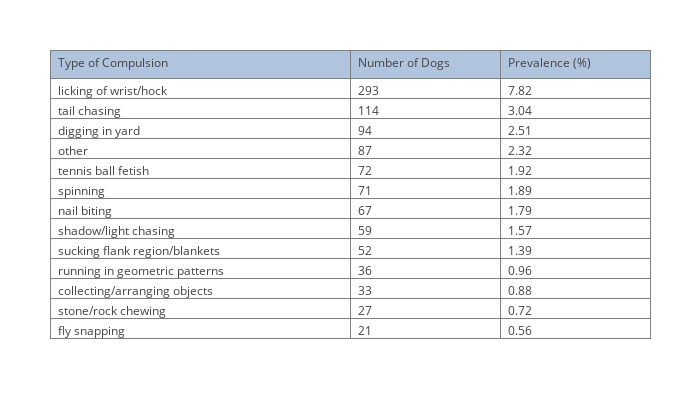

The notebook cell saved with this chart:
### Markdown cell above
### Compulsion

### Code cell
# Create the necessary dataframe.
fields = ('q05_main_1, q05_main_2, q05_main_3, q05_main_4, q05_main_5, q05_main_6, '
          'q05_main_7, q05_main_8, q05_main_9, q05_main_10, q05_main_11, q05_main_12, '
          'q05_main_13')
labels = ['spinning', 'tail chasing', 'shadow/light chasing', 'running in geometric patterns', 
          'licking of wrist/hock', 'fly snapping', 'sucking flank region/blankets',
          'tennis ball fetish', 'collecting/arranging objects', 'nail biting',
          'digging in yard', 'stone/rock chewing', 'other']
df = createDataFrame(DOG_TABLE, fields, labels, filtered=True)

# Get individual behavior problem counts and display as a table.
sums = df.sum()
sums = sums.sort_values(ascending=False)

# Calculate the prevalence of each behavior problem.
prevalence_cal = lambda x: (x / total_dogs) * 100
prevalences = sums.apply(prevalence_cal)

# Get individual behavior problem counts and display as a table.
trace = go.Table(
    columnwidth = [200, 100, 100],
    header=dict(values=['Type of Compulsion', 'Number of Dogs', 'Prevalence (%)'],
                fill = dict(color='#B0C4DE'),
                align = ['left'] * 5),
    cells=dict(values=[sums.index.values, sums.values, prevalences.values],
               align = ['left'] * 5,
               format = [None, 'd', '.2f']))
data = [trace] 
layout = go.Layout(width=700, height=400, margin=go.Margin(l=50, r=50, b=50, t=50, pad=4))
fig = dict(data=data, layout=layout)
py.iplot(fig)

### Figure 1 — Plotly figure (JSON) as saved in the notebook; plotly's stock layout.template omitted (floating-point values rounded to 4 significant figures)
{"data": [{"cells": {"align": ["left", "left", "left", "left", "left"], "format": [null, "d", ".2f"], "values": [["licking of wrist/hock", "tail chasing", "digging in yard", "other", "tennis ball fetish", "spinning", "nail biting", "shadow/light chasing", "sucking flank region/blankets", "running in geometric patterns", "collecting/arranging objects", "stone/rock chewing", "fly snapping"], [293, 114, 94, 87, 72, 71, 67, 59, 52, 36, 33, 27, 21], [7.815, 3.041, 2.507, 2.321, 1.921, 1.894, 1.787, 1.574, 1.387, 0.9603, 0.8802, 0.7202, 0.5601]]}, "columnwidth": [200, 100, 100], "header": {"align": ["left", "left", "left", "left", "left"], "fill": {"color": "#B0C4DE"}, "values": ["Type of Compulsion", "Number of Dogs", "Prevalence (%)"]}, "type": "table"}], "layout": {"height": 400, "margin": {"b": 50, "l": 50, "pad": 4, "r": 50, "t": 50}, "width": 700}}
